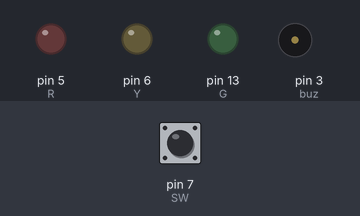
Simulated run of this sketch. Board: Arduino Uno, built with avr-gcc and run on an emulated ATmega328P. Parts: output pins drawn as LEDs (lit = HIGH), buzzer (waves = sounding). The inputs (shaded band) are chosen by the test bench; at power-on: pin 7 (SW) LOW.

Above: at 1.2 s.
1.3 s: pin 7 (SW) pulled HIGH for 0.15 s
At 1.49 s:
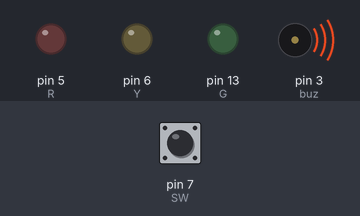
At 5.7 s:
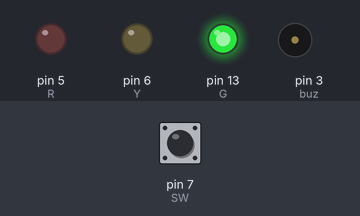
Timing chart, 0 to 16.4 s (numbered marks = the images above; inputs shaded):
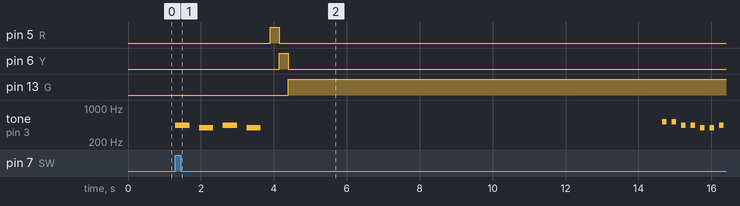

Measured:
- after the input at 1.3 s, pin 5 (R): LOW → HIGH after 2.6 s, → LOW 0.25 s later; pin 6 (Y): LOW → HIGH after 2.9 s, → LOW 0.25 s later

The sketch:

graduationPresent_part1.ino
```cpp
int R=5;
int Y=6;
int G=13;
int SW=7;
int buz=3;
#define DO 261
#define RE 293
#define MI 329
#define FA 349
#define SOL 392
#define LA 440
#define SI 493
#define DOS 523
int music[] = {DOS,0,DOS,0,LA,0,LA,0,SOL,0,SOL,0,LA,0,SOL,0,DOS,0,DOS,0,LA,0,LA,0,SOL,0,SOL,0,LA,0,SOL,0,DOS,DOS,DOS,SI,SI,SI,LA,LA,SOL,SOL,SOL,MI,MI,MI,MI,SOL,0,SOL,0,SOL,0,LA,LA,0,LA,LA,0,LA,LA,LA,0,LA,LA,LA,0,SI,SI,0,SI,SI,SI,0,LA,LA,0,SI,SI,SI,0,DOS,DOS,DOS,DOS,DOS,DOS,0,0,0,0,0,0,0};
int sound[]={LA,LA,LA,0,0,SOL,SOL,SOL,0,0,LA,LA,LA,0,0,SOL,SOL,SOL,0,0};
void setup() {
  // put your setup code here, to run once:
  pinMode(R,OUTPUT);
  pinMode(Y,OUTPUT);
  pinMode(G,OUTPUT);
  pinMode(SW, INPUT);
}

void loop() {
  // put your main code here, to run repeatedly:
  int readValue=digitalRead(SW);
  if(readValue==HIGH){
    for(int i=0;i<(sizeof(sound)/sizeof(int));i++){
      tone(buz,sound[i], 1050);
      delay(130);
    }
    digitalWrite(R, HIGH);
    digitalWrite(Y, LOW);
    digitalWrite(G, LOW);
    delay(250);
    digitalWrite(R, LOW);
    digitalWrite(Y, HIGH);
    digitalWrite(G, LOW);
    delay(250);
    digitalWrite(R, LOW);
    digitalWrite(Y, LOW);
    digitalWrite(G, HIGH);
    delay(250);
    delay(10000);
    for(int i=0;i<(sizeof(music)/sizeof(int));i++){
      tone(buz,music[i], 1050);
      delay(130);
    }
  }
}
```
